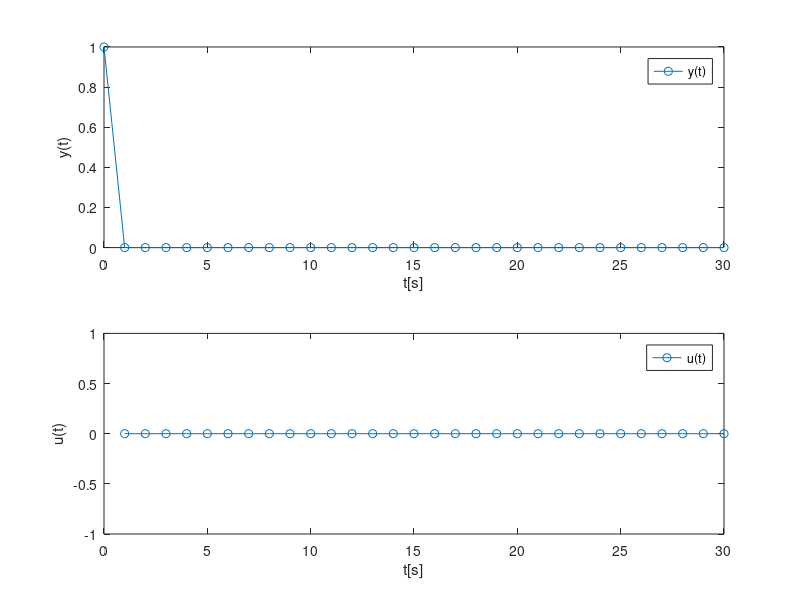

This figure's MATLAB source:
clc
clear all

% Plant model
A = [0 0 0;
    0 0 1;
    0.1 -0.79 1.78];
B = [1 0 0.1]';
C = [0 0 1];
x0 = [0 0 1]';

mx = 3;
mu = 1;
N = 30;
n=6; %Number of "input-blocks"
input_length = [1 1 2 4 8 14];


% Cost/objective function
Qt = 2*diag([0 0 1]);
Rt = 2*1;

Q = kron(eye(N), Qt);
R = kron(N/n * eye(n), Rt);


H = blkdiag(Q,R);

% Equality constraints
Aeq1 = eye(mx*N);

for i = 3:3:((N-1)*mx)
    Aeq1(i+1:i+3,i-2:i) = -A;
end

% Change the B-part of Aeq to only allow a constant U over five steps

Aeq2 = zeros(6,N*mx);

offset = 1;
for i = 1:n
   for j = 1:input_length(i)
       Aeq2(i,offset:offset+mx-1) = -B;
       offset = offset + mx;
    end
end

Aeq = [Aeq1 Aeq2'];

beq = zeros(mx*N,1);
beq(1:mx,1) = A*x0;

% Upper and lower bounds
xu = inf*ones(N*mx, 1);
xl = -inf*ones(N*mx, 1);

uu = ones(n*mu, 1);
ul = -1*ones(n*mu, 1);

vu = [xu ; uu];
vl = [xl ; ul];

% Solve LQ problem
[y,fval,exitflag,output] = quadprog(H,[],[],[], Aeq, beq, vl, vu);

%Plot solution
z = y(1:length(y));
u = zeros(N,1);
offset = 1;
for i = 1:n
    u(offset:offset+input_length(i)-1) = z(mx*N+i)*ones(input_length(i),1);
    offset = offset + input_length(i);
end

y = [x0(3); z(3:3:3*N)];

t = 1:N;

figure
subplot(211)
plot([0 t],y,'-o')
legend y(t)
xlabel('t[s]')
ylabel('y(t)')

subplot(212)
plot(t,u,'-o')
legend u(t)
xlabel('t[s]')
ylabel('u(t)')
